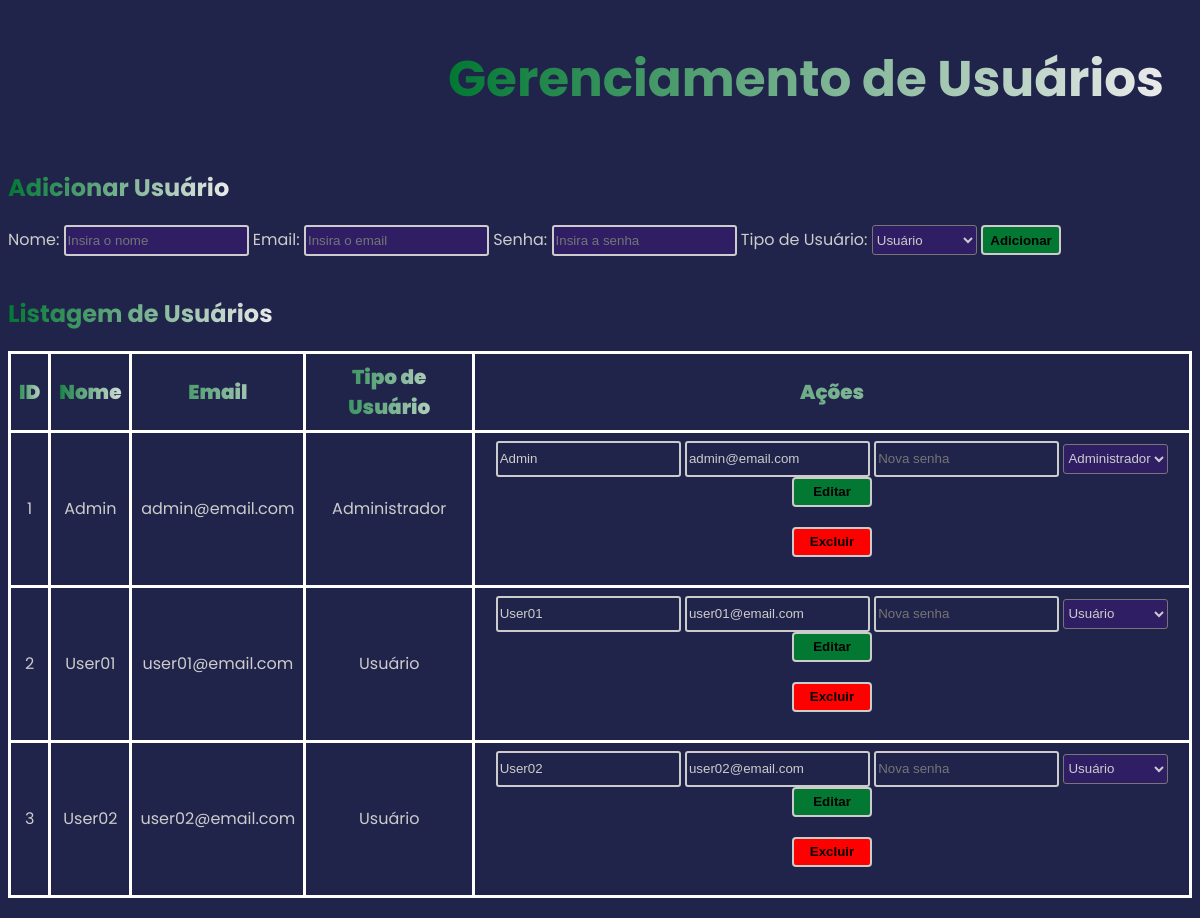
Page /administrador.php on the earlier database version.
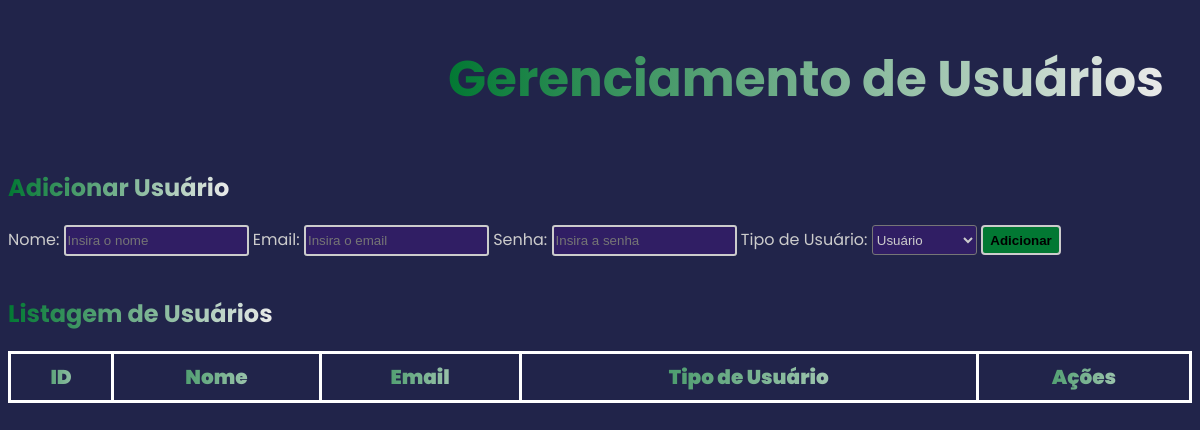
Same page on the later database version.
### tables this page shows
CREATE TABLE `usuarios` (
  `id_usuario` int(11) NOT NULL,
  `nome` varchar(100) NOT NULL,
  `senha` varchar(100) NOT NULL,
  `email` varchar(200) NOT NULL,
  `tipo_usuario` enum('usuário','Administrador') NOT NULL
);

### usuarios.php (called while the page is built, shortened)
<?php
require_once 'conexao.php';
function listarUsuarios() {
    global $conexao;
    $query = "SELECT * FROM usuarios";
    $stmt = $conexao->query($query);
    return $stmt->fetchAll(PDO::FETCH_ASSOC);
}
?>

### administrador.php (the view, shortened to what this page needs)
<?php
require_once 'usuarios.php';
$usuarios = listarUsuarios();
?>
<!DOCTYPE html>
<html lang="pt-br">
<head>
    <link rel="stylesheet" href="css/administrador.css">
</head>
<body>
    <h1 class="h1">Gerenciamento de Usuários</h1>
        <br>
    <h2 class="h2">Adicionar Usuário</h2>
    <form method="POST" class="form">
        <label for="nome">Nome:</label>
        <input type="text" id="nome" name="nome" required placeholder="Insira o nome">
        <label for="email">Email:</label>
        <input type="email" id="email" name="email" required placeholder="Insira o email">
        <label for="senha">Senha:</label>
        <input type="password" id="senha" name="senha" required placeholder="Insira a senha">
        <label for="tipo_usuario">Tipo de Usuário:</label>
        <select id="tipo_usuario" name="tipo_usuario" required style="background:#301e64; color:#ccc; height: 30px; border-radius: 3px;">
            <option value="Usuário" style="color:#ccc;">Usuário</option>
        </select>
        <button type="submit" name="adicionar" class="btn">Adicionar</button>
    </form>
    <h2 class="listagem">Listagem de Usuários</h2>
    <table class="container">
        <thead class="box">
            <tr>
                <th>ID</th>
                <th>Nome</th>
                <th>Email</th>
                <th>Tipo de Usuário</th>
                <th>Ações</th>
            </tr>
        </thead>
        <tbody class="registros">
            <?php foreach ($usuarios as $usuario): ?>
                <tr>
                    <td><?php echo $usuario['id_usuario']; ?></td>
                    <td><?php echo $usuario['nome']; ?></td>
                    <td><?php echo $usuario['email']; ?></td>
                    <td><?php echo $usuario['tipo_usuario']; ?></td>
                    <td>
                        <form method="POST" style="display: inline-block;">
                            <input type="text" name="nome" value="<?php echo $usuario['nome']; ?>" required>
                            <input type="email" name="email" value="<?php echo $usuario['email']; ?>" required>
                            <input type="password" name="senha" placeholder="Nova senha">
                            <select name="tipo_usuario" required style="background:#301e64; color:#ccc; height: 30px; border-radius: 3px;">
                                <option value="Usuário"style="color:#ccc;" <?php if ($usuario['tipo_usuario'] == 'Usuário') echo 'selected'; ?>>Usuário</option>
                                <option value="Administrador" style="color:#ccc;" <?php if ($usuario['tipo_usuario'] == 'Administrador') echo 'selected'; ?>>Administrador</option>
                            </select>
                            <button type="submit" name="editar" class="btn">Editar</button>
                        </form>
                        <form method="POST" style="display: inline-block;">
                            <button type="submit" class="btn-excluir">Excluir</button>
                        </form>
                    </td>
                </tr>
            <?php endforeach; ?>
        </tbody>
    </table>
</body>
</html>

### css/administrador.css (style rules this page uses)
* { background: #21244a; }
body { font-family: "Poppins", sans-serif; }
h1 { text-align: center; margin-left: 440px; background: linear-gradient(to left, #eaeaea,#027833); -webkit-background-clip: text; -webkit-text-fill-color: transparent; display: inline-block; font-size: 50px; }
.h2 { background: linear-gradient(to left, #eaeaea,#027833); -webkit-background-clip: text; -webkit-text-fill-color: transparent; display: inline-block; }
.form input { height: 25px; background: #301e64; color: #ccc; border-radius: 3px; border: 2px solid #ccc; }
.form label { color: #ccc; }
.listagem { background: linear-gradient(to left, #eaeaea,#027833); -webkit-background-clip: text; -webkit-text-fill-color: transparent; display: inline-block; }
.container .box tr { text-align: center; }
.container .box tr th { background: linear-gradient(to left, #eaeaea,#027833); -webkit-background-clip: text; -webkit-text-fill-color: transparent; text-align: center; font-weight: 1000; font-size: 20px; }
.btn { background:#027833; border-radius: 4px; width: 80px; height: 30px; font-weight: 700; cursor: pointer; border: 2px solid #ccc; }
.registros td { color: #ccc; text-align: center; }
.btn-excluir { background:#ff0000; border-radius: 4px; width: 80px; height: 30px; font-weight: 700; cursor: pointer; border: 2px solid #ccc; }
.registros form input { color: #ccc; border: 2px solid #ccc; border-radius: 3px; height: 30px; }

### administrador.php (style rules this page uses)
table { width: 100%; border-collapse: collapse; margin-bottom: 20px; }
th, td { border: 3px solid #fff; padding: 8px; text-align: left; }
form { margin-bottom: 20px; }

Differences in the rows shown:
removed usuarios: id_usuario "1", nome "Admin", email "admin@email.com", tipo_usuario "Administrador"
removed usuarios: id_usuario "2", nome "User01", email "user01@email.com", tipo_usuario "Usuário"
removed usuarios: id_usuario "3", nome "User02", email "user02@email.com", tipo_usuario "Usuário"
